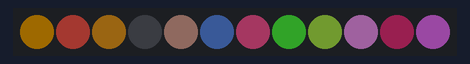
Bench run of a sketch on a simulated Arduino Uno, built with avr-gcc and run on an emulated ATmega328P. Parts: 12 RGB LEDs in strip order, left to right. Dim RGB values are drawn brighter than linear; random numbers use the default seed unless the sketch sets one.

Above: at 0.11 s.
At 4.93 s:
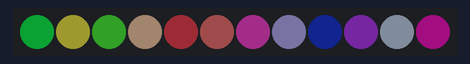
At 9.96 s:
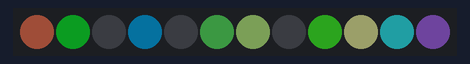
At 19.82 s:
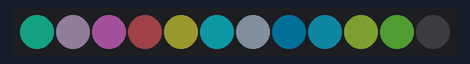
At 29.67 s:
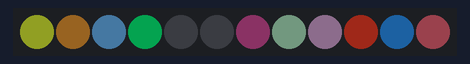
At 39.73 s:
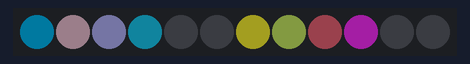

The sketch:

Alaina_GSP_Badge.ino
```cpp
// Adapted from the awesome tutorial at
// http://www.tweaking4all.com/hardware/arduino/adruino-led-strip-effects/

#include <Adafruit_NeoPixel.h>
#ifdef __AVR__
  #include <avr/power.h>
#endif

#define PIN 14 // Data pin for NeoPixel

#define NUM_LEDS 12 // Number of LEDs in the strip/ring

#define MAX_INTENSITY 100 // Maximum intensity for each GRB value
// Parameter 1 = number of pixels in strip
// Parameter 2 = pin number (most are valid)
// Parameter 3 = pixel type flags, add together as needed:
//   NEO_KHZ800  800 KHz bitstream (most NeoPixel products w/WS2812 LEDs)
//   NEO_KHZ400  400 KHz (classic 'v1' (not v2) FLORA pixels, WS2811 drivers)
//   NEO_GRB     Pixels are wired for GRB bitstream (most NeoPixel products)
//   NEO_RGB     Pixels are wired for RGB bitstream (v1 FLORA pixels, not v2)

Adafruit_NeoPixel strip = Adafruit_NeoPixel(NUM_LEDS, PIN, NEO_GRB + NEO_KHZ800);

void setup() {
	strip.begin();

	strip.show();
	strip.setBrightness(MAX_INTENSITY);
}

void setPixel(int Pixel, byte red, byte green, byte blue) {
	strip.setPixelColor(Pixel, strip.Color(red, green, blue));
}

void setAll(byte red, byte green, byte blue) {
	for(int i = 0; i < NUM_LEDS; i++ ) {
		setPixel(i, red, green, blue);
	}

	strip.show();
}

void loop() {
	twinkleRandom(20, 100, false);
}

void twinkleRandom (int count, int speedDelay, boolean onlyOne) {
	setAll(0, 0, 0);
	for (int i=0; i < count; i++) {
		setPixel(random(NUM_LEDS), random(0, 100), random(0, 100), random(0, 100));
	}

	strip.show();

	delay(speedDelay);

	if (onlyOne) {
		setAll(0, 0, 0);
	}

	delay(speedDelay);
}
```
